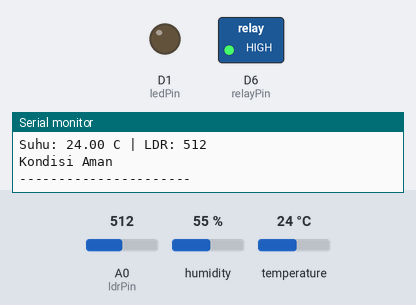
Bench run of a sketch on a simulated ESP8266 (NodeMCU). Shown: switched loads named in the sketch (green lamp = pin HIGH), output pins drawn as LEDs (lit = HIGH), the last lines printed to the serial monitor. Inputs (shaded band) come from the test bench; at power-on: temperature 24 °C, A0 (ldrPin) = 512, humidity 55 %.

Above: at 3.3 s.
3.4 s: temperature set to 33.4 °C
6.7 s: temperature set to 34.6 °C
At 8.9 s:
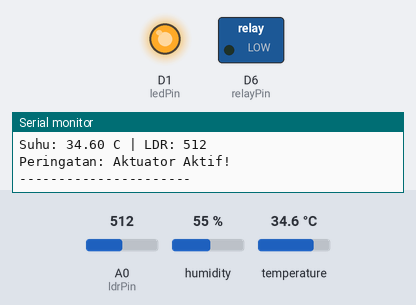
10.0 s: temperature set to 12 °C
At 11.0 s:
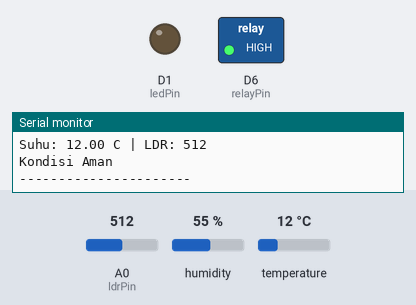
13.3 s: temperature set to 41 °C
At 15.3 s:
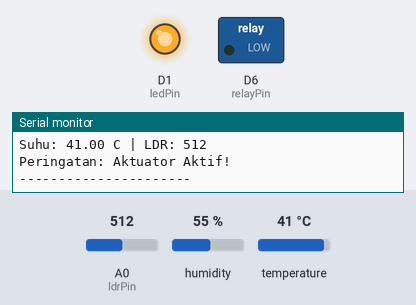
Timing chart, 0 to 16.8 s (numbered marks = the images above; inputs shaded):
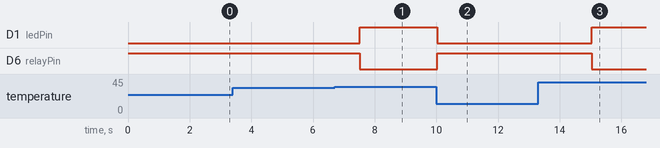

Measured:
- the behaviour switches between 34 and 34.1 °C on temperature (found by bisection; images 0 and 1)
- after the input at 6.7 s, D1 (ledPin): LOW → HIGH after 0.82 s; D6 (relayPin): HIGH → LOW after 0.82 s
- after the input at 10.0 s, D1 (ledPin): HIGH → LOW at once; D6 (relayPin): LOW → HIGH at once
- after the input at 13.3 s, D1 (ledPin): LOW → HIGH after 1.7 s; D6 (relayPin): HIGH → LOW after 1.7 s

The sketch:

2.7.ino
```cpp
#include <DHT.h>

#define DHTPIN D7
#define DHTTYPE DHT22

const int ldrPin = A0;
const int relayPin = D6;
const int ledPin = D1;

DHT dht(DHTPIN, DHTTYPE);

void setup() {
  Serial.begin(115200);

  pinMode(relayPin, OUTPUT);
  pinMode(ledPin, OUTPUT);

  // Relay Active-Low: HIGH = mati
  digitalWrite(relayPin, HIGH);
  digitalWrite(ledPin, LOW);

  dht.begin();

  Serial.println("=== Smart Warehouse ===");
}

void loop() {
  float suhu = dht.readTemperature();
  int nilaiLDR = analogRead(ldrPin);

  if (isnan(suhu)) {
    Serial.println("Gagal membaca sensor DHT22!");
    delay(2500);
    return;
  }

  Serial.print("Suhu: ");
  Serial.print(suhu);
  Serial.print(" C | LDR: ");
  Serial.println(nilaiLDR);

  // Relay ON jika suhu > 34 ATAU LDR < 300
  if (suhu > 34 || nilaiLDR < 300) {
    digitalWrite(relayPin, LOW);
    digitalWrite(ledPin, HIGH);

    Serial.println("Peringatan: Aktuator Aktif!");
  }
  else {
    digitalWrite(relayPin, HIGH);
    digitalWrite(ledPin, LOW);

    Serial.println("Kondisi Aman");
  }

  Serial.println("----------------------");

    delay(2500);
  }
```
